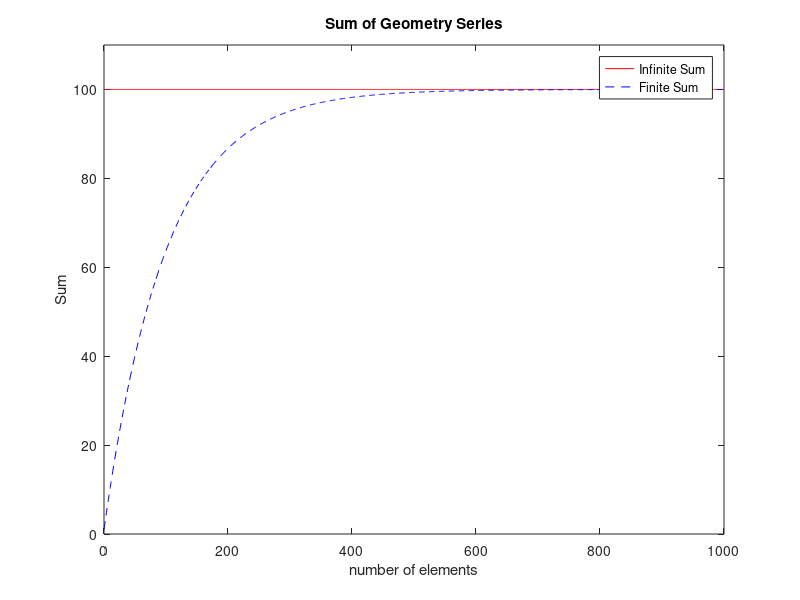
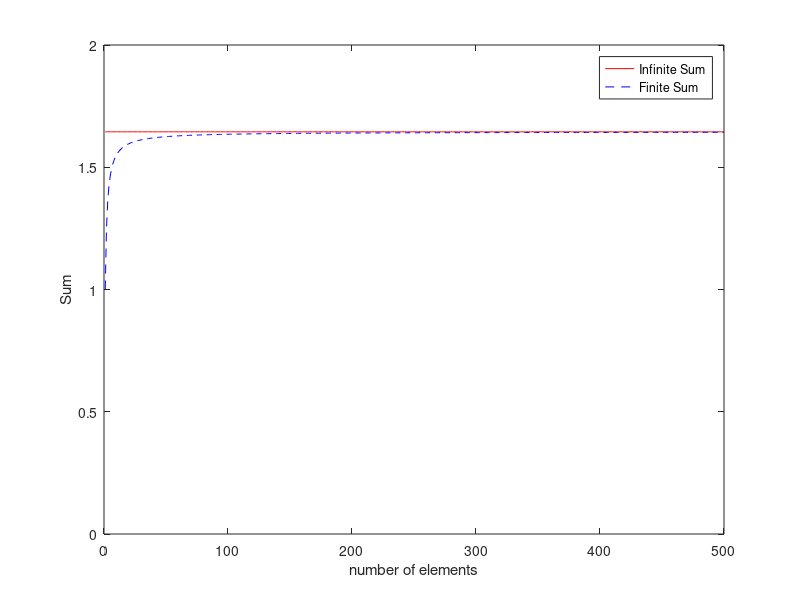

Recreate these plots in MATLAB, in order.
clc
clear
p = 0.99;
k = 0:1000;
geomSeries = p.^k;
G = 1/(1-p) *ones(1001,1);

figure
plot(k,G,'-r')
hold on;
 
plot(k,cumsum(geomSeries),'--b')
xlabel('number of elements');
ylabel('Sum');
ylim([0,110]);
title('Sum of Geometry Series');

hleg = legend('Infinite Sum','Finite Sum');
hold off

p = 2;
n = 1:500;
pSeries = 1./n.^p;
P = pi^2/6 *ones(500,1);

figure
plot(n,P,'r')
hold on
plot(n,cumsum(pSeries),'b--')
ylim([0,2])
xlabel('number of elements');
ylabel('Sum');
hleg = legend('Infinite Sum','Finite Sum');
hold off


